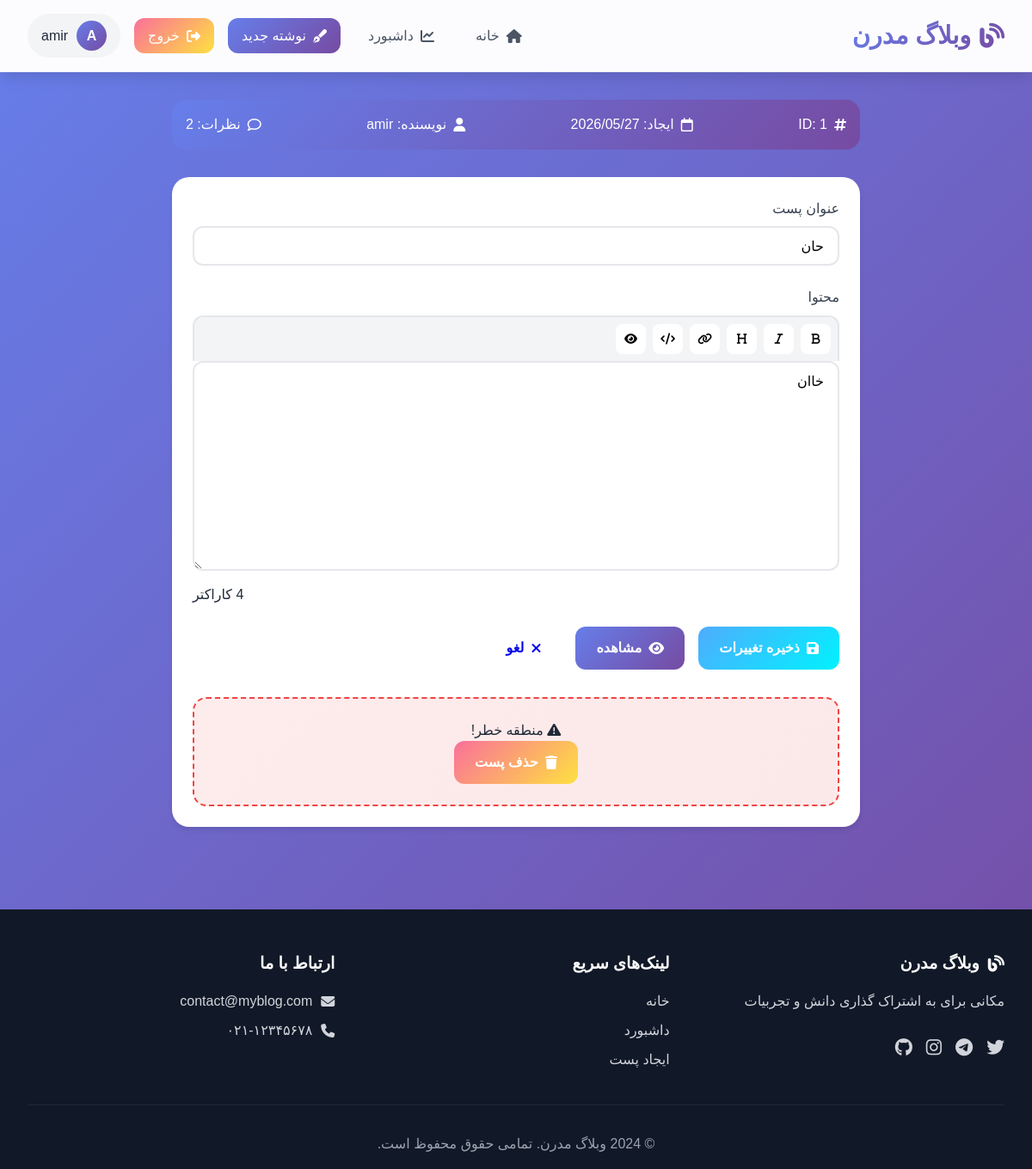
The page /edit_post/1 (signed in) on the database its author committed.
### blog_flask/app.py (models this page shows, shortened)
class User(UserMixin, db.Model):
    id = db.Column(db.Integer, primary_key=True)
    username = db.Column(db.String(80), unique=True, nullable=False)
    email = db.Column(db.String(120), unique=True, nullable=False)
    password_hash = db.Column(db.String(120), nullable=False)
    created_at = db.Column(db.DateTime, default=datetime.now)
    posts = db.relationship("Post", backref="author", lazy=True, cascade='all, delete-orphan')
    comments = db.relationship("Comment", backref="author", lazy=True, cascade='all, delete-orphan')

class Post(db.Model):
    id = db.Column(db.Integer, primary_key=True)
    title = db.Column(db.String(200), nullable=False)
    content = db.Column(db.Text, nullable=False)
    author_id = db.Column(db.Integer, db.ForeignKey('user.id'), nullable=False)
    created_at = db.Column(db.DateTime, default=datetime.now)
    updated_at = db.Column(db.DateTime, default=datetime.now, onupdate=datetime.now)
    comments = db.relationship('Comment', backref='post', lazy=True, cascade='all, delete-orphan')

### blog_flask/app.py (the view, shortened to what this page needs)
@app.route('/edit_post/<int:id>', methods=["GET", "POST"])
@login_required
def edit_post(id):
    post = Post.query.get_or_404(id)
    if post.author_id != current_user.id:
        flash("شما اجازه ویرایش این پست را ندارید", "danger")
        return redirect(url_for("index"))
    return render_template("edit_post.html", post=post)

### blog_flask/app.py (called while the page is built)
@login_manager.user_loader
def load_user(user_id):
    return User.query.get(int(user_id))

### blog_flask/templates/edit_post.html (shortened to what this page needs)
{% extends "base.html" %}
{% block content %}
<div class="form-container">
    <div class="post-info-bar">
        <div class="info-item"><i class="fas fa-hashtag"></i> ID: {{ post.id }}</div>
        <div class="info-item"><i class="far fa-calendar"></i> ایجاد: {{ post.created_at.strftime('%Y/%m/%d') }}</div>
        <div class="info-item"><i class="fas fa-user"></i> نویسنده: {{ post.author.username }}</div>
        <div class="info-item"><i class="far fa-comment"></i> نظرات: {{ post.comments|length }}</div>
    </div>
    <div class="card">
        <form method="POST" id="editForm">
            <div class="form-group">
                <label for="title">عنوان پست</label>
                <input type="text" id="title" name="title" class="form-control"
                       value="{{ post.title }}" required>
            </div>
            <div class="form-group">
                <label for="content">محتوا</label>
                <div class="editor-toolbar">
                    <button type="button" class="toolbar-btn" onclick="formatText('bold')">
                        <i class="fas fa-bold"></i>
                    </button>
                    <button type="button" class="toolbar-btn" onclick="formatText('italic')">
                        <i class="fas fa-italic"></i>
                    </button>
                    <button type="button" class="toolbar-btn" onclick="formatText('heading')">
                        <i class="fas fa-heading"></i>
                    </button>
                    <button type="button" class="toolbar-btn" onclick="formatText('link')">
                        <i class="fas fa-link"></i>
                    </button>
                    <button type="button" class="toolbar-btn" onclick="formatText('code')">
                        <i class="fas fa-code"></i>
                    </button>
                    <button type="button" class="toolbar-btn" onclick="showPreview()">
                        <i class="fas fa-eye"></i>
                    </button>
                </div>
                <textarea id="content" name="content" class="form-control"
                          rows="12">{{ post.content }}</textarea>
                <div class="character-count" style="margin-top: 0.5rem; text-align: left;">
                    <span id="charCount">{{ post.content|length }}</span> کاراکتر
                </div>
            </div>
            <div class="form-actions" style="display: flex; gap: 1rem; margin-top: 1rem;">
                <button type="submit" class="btn btn-success">
                    <i class="fas fa-save"></i> ذخیره تغییرات
                </button>
                <a href="{{ url_for('post_detail', id=post.id) }}" class="btn btn-primary">
                    <i class="fas fa-eye"></i> مشاهده
                </a>
                <a href="{{ url_for('index') }}" class="btn btn-secondary">
                    <i class="fas fa-times"></i> لغو
                </a>
            </div>
        </form>
        <div class="danger-zone">
            <p><i class="fas fa-exclamation-triangle"></i> منطقه خطر!</p>
            <a href="{{ url_for('delete_post', id=post.id) }}" class="btn btn-danger"
               onclick="return confirm('⚠️ اخطار! این عمل غیرقابل بازگشت است.\nآیا مطمئن هستید؟')">
                <i class="fas fa-trash"></i> حذف پست
            </a>
        </div>
    </div>
</div>
{% endblock %}

### blog_flask/templates/base.html (shortened to what this page needs)
<!DOCTYPE html>
<html lang="fa" dir="rtl">
<head>
    <link rel="stylesheet" href="{{ url_for('static', filename='css/style.css') }}">
    <link rel="stylesheet" href="https://cdnjs.cloudflare.com/ajax/libs/font-awesome/6.5.1/css/all.min.css">
    <link href="https://cdn.jsdelivr.net/gh/rastikerdar/vazirmatn@v33.003/Vazirmatn-font-face.css" rel="stylesheet">
</head>
<body>
    <nav class="navbar">
        <div class="container">
            <a href="{{ url_for('index') }}" class="logo">
                <i class="fas fa-blog"></i>
                <span>وبلاگ مدرن</span>
            </a>
            <div class="nav-links">
                <a href="{{ url_for('index') }}" class="nav-link {{ 'active' if request.endpoint == 'index' }}">
                    <i class="fas fa-home"></i>
                    <span>خانه</span>
                </a>
                {% if current_user.is_authenticated %}
                    <a href="{{ url_for('dashboard') }}" class="nav-link {{ 'active' if request.endpoint == 'dashboard' }}">
                        <i class="fas fa-chart-line"></i>
                        <span>داشبورد</span>
                    </a>
                    <a href="{{ url_for('create_post') }}" class="nav-link btn-new-post {{ 'active' if request.endpoint == 'create_post' }}">
                        <i class="fas fa-pen-fancy"></i>
                        <span>نوشته جدید</span>
                    </a>
                    <a href="{{ url_for('logout') }}" class="nav-link btn-logout">
                        <i class="fas fa-sign-out-alt"></i>
                        <span>خروج</span>
                    </a>
                    <div class="user-welcome">
                        <div class="user-avatar">
                            {{ current_user.username[0]|upper }}
                        </div>
                        <span>{{ current_user.username }}</span>
                    </div>
                {% endif %}
            </div>
        </div>
    </nav>
    <main class="main-content">
        {% block content %}{% endblock %}
    </main>
    <footer class="footer">
        <div class="container">
            <div class="footer-content">
                <div class="footer-section">
                    <h3><i class="fas fa-blog"></i> وبلاگ مدرن</h3>
                    <p>مکانی برای به اشتراک گذاری دانش و تجربیات</p>
                    <div class="social-links">
                        <a href="#"><i class="fab fa-twitter"></i></a>
                        <a href="#"><i class="fab fa-telegram"></i></a>
                        <a href="#"><i class="fab fa-instagram"></i></a>
                        <a href="#"><i class="fab fa-github"></i></a>
                    </div>
                </div>
                <div class="footer-section">
                    <h3>لینک‌های سریع</h3>
                    <a href="{{ url_for('index') }}">خانه</a>
                    {% if current_user.is_authenticated %}
                        <a href="{{ url_for('dashboard') }}">داشبورد</a>
                        <a href="{{ url_for('create_post') }}">ایجاد پست</a>
                    {% endif %}
                </div>
                <div class="footer-section">
                    <h3>ارتباط با ما</h3>
                    <p><i class="fas fa-envelope"></i> contact@myblog.com</p>
                    <p><i class="fas fa-phone"></i> ۰۲۱-۱۲۳۴۵۶۷۸</p>
                </div>
            </div>
            <div class="footer-bottom">
                <p>© 2024 وبلاگ مدرن. تمامی حقوق محفوظ است.</p>
            </div>
        </div>
    </footer>
</body>
</html>

### blog_flask/templates/edit_post.html (style rules this page uses)
.form-container { max-width: 800px; margin: 0 auto; }
.post-info-bar { background: var(--gradient-primary); border-radius: 16px; padding: 1rem; color: white; display: flex; justify-content: space-between; flex-wrap: wrap; gap: 1rem; margin-bottom: 2rem; }
.info-item { display: flex; align-items: center; gap: 0.5rem; }
.editor-toolbar { background: var(--gray-100); border-radius: 12px 12px 0 0; padding: 0.5rem; display: flex; gap: 0.5rem; flex-wrap: wrap; border: 2px solid var(--gray-200); border-bottom: none; }
.toolbar-btn { background: white; border: none; width: 35px; height: 35px; border-radius: 8px; cursor: pointer; transition: all var(--transition); }
.danger-zone { margin-top: 2rem; padding: 1.5rem; background: linear-gradient(135deg, rgba(239, 68, 68, 0.1) 0%, rgba(220, 38, 38, 0.1) 100%); border-radius: 16px; border: 2px dashed var(--danger); text-align: center; }

### rows shown on the page
User: username "A", username "amir", author.username "amir"
Post: id "1", created_at "2026/05/27", title "حان", content "خاان"

### other values the page prints
{{ post.comments|length }} "2"
{{ post.content|length }} "4"
